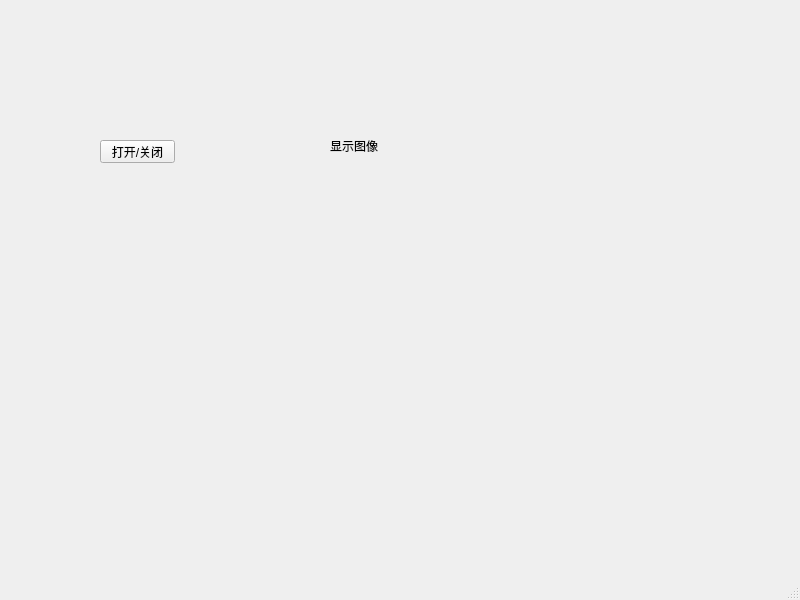
<?xml version="1.0" encoding="UTF-8"?>
<ui version="4.0">
 <class>MainWindow</class>
 <widget class="QMainWindow" name="MainWindow">
  <property name="geometry">
   <rect>
    <x>0</x>
    <y>0</y>
    <width>800</width>
    <height>600</height>
   </rect>
  </property>
  <property name="windowTitle">
   <string>MainWindow</string>
  </property>
  <widget class="QWidget" name="centralwidget">
   <widget class="QPushButton" name="pushButton">
    <property name="geometry">
     <rect>
      <x>100</x>
      <y>140</y>
      <width>75</width>
      <height>23</height>
     </rect>
    </property>
    <property name="text">
     <string>打开/关闭</string>
    </property>
   </widget>
   <widget class="QLabel" name="label">
    <property name="geometry">
     <rect>
      <x>330</x>
      <y>140</y>
      <width>54</width>
      <height>12</height>
     </rect>
    </property>
    <property name="text">
     <string>显示图像</string>
    </property>
   </widget>
  </widget>
  <widget class="QMenuBar" name="menubar">
   <property name="geometry">
    <rect>
     <x>0</x>
     <y>0</y>
     <width>800</width>
     <height>22</height>
    </rect>
   </property>
  </widget>
  <widget class="QStatusBar" name="statusbar"/>
 </widget>
 <resources/>
 <connections/>
</ui>
